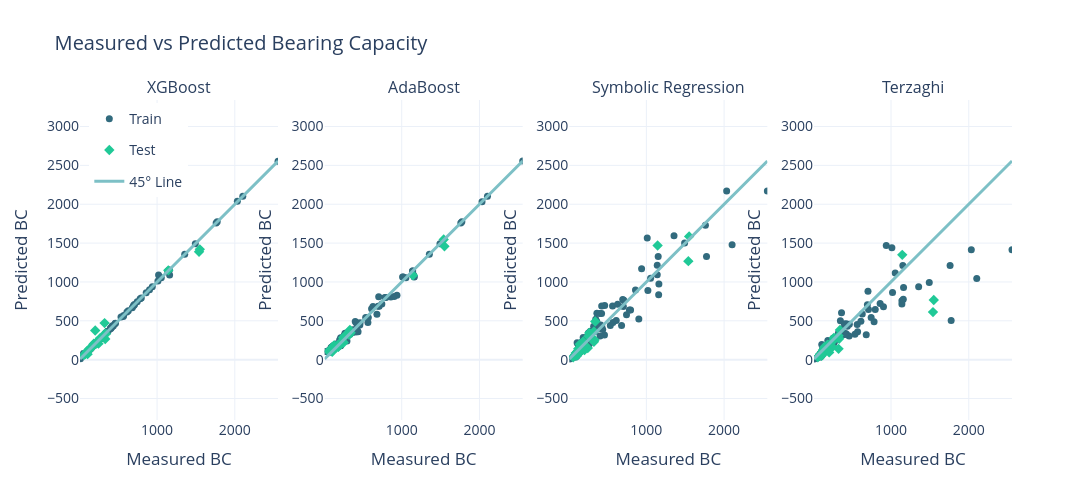

Notebook source saved alongside this figure:
### Markdown cell above
## Models and Terzaghi vs Measured BC

### Code cell
y = df_ml['BC']
train_df, test_df = train_test_split(df_ml.index, test_size=0.2, random_state=42)

# ML predictions
y_xgb = XGB_model_best.predict(df_ml[['B','D','g','phi','LB']])
y_ada = AdaB_model_best.predict(df_ml[['B','D','g','phi','LB']])
y_sr  = sr.predict(df_ml[["B","g","Ngamma","gammaD","D_B","sin_phi"]])

# Terzaghi prediction
phi = np.radians(df_ml.phi)
tan = np.tan(phi)
Nq = np.exp(np.pi * tan) * np.tan(np.pi/4 + phi/2)**2
Ngamma = 2 * (Nq + 1) * tan
Sq = 1 + 0.3 / df_ml.LB
Sg = 1 - 0.3 / df_ml.LB
y_ter = df_ml.g * df_ml.D * Nq * Sq + 0.5 * df_ml.g * df_ml.B * Ngamma * Sg

mn = min(y.min(), y_xgb.min(), y_ada.min(), y_sr.min(), y_ter.min())
mx = max(y.max(), y_xgb.max(), y_ada.max(), y_sr.max(), y_ter.max())

fig = make_subplots( rows=1, cols=4, subplot_titles=("XGBoost", "AdaBoost", "Symbolic Regression", "Terzaghi"), horizontal_spacing=0.05 )

for c, pred in enumerate([y_xgb, y_ada, y_sr, y_ter], 1):
    fig.add_trace(go.Scatter( x=y.iloc[train_df], y=pred[train_df], mode="markers", name="Train" if c==1 else None, legendgroup="Train",
                             showlegend=c==1, marker=dict(color="#326B7E", size=7) ), 1, c)

    fig.add_trace(go.Scatter( x=y.iloc[test_df], y=pred[test_df], mode="markers", name="Test" if c==1 else None, legendgroup="Test",
                             showlegend=c==1, marker=dict(color="#20C997", size=8, symbol="diamond") ), 1, c)

    fig.add_trace(go.Scatter( x=[mn, mx], y=[mn, mx], mode="lines", name="45° Line" if c==1 else None, legendgroup="45°",
                             showlegend=c==1, line=dict(color="#7DC0C6", width=3) ), 1, c)

    fig.update_xaxes(title_text="Measured BC", range=[mn, mx], row=1, col=c)
    fig.update_yaxes( title_text="Predicted BC", range=[mn, mx], scaleanchor=f"x{'' if c==1 else c}", scaleratio=1, row=1, col=c )

fig.update_layout( title="Measured vs Predicted Bearing Capacity", template="plotly_white", width=1900, height=500, legend=dict(x=0.01, y=0.99), font=dict(size=14) )

fig.show()
